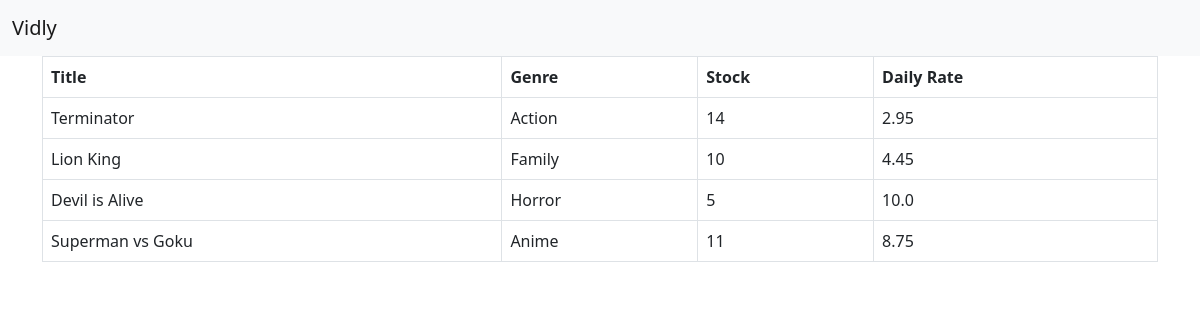
Page /movies/ on the committed database.
### movies/models.py (models this page shows)
class Movie(models.Model):
    title = models.CharField(max_length=255)
    release_year = models.IntegerField()
    number_in_stock = models.IntegerField()
    daily_rate = models.FloatField()
    genre = models.ForeignKey(Genre, on_delete=models.CASCADE)
    date_created = models.DateTimeField(default=timezone.now)

class Genre(models.Model):
    name = models.CharField(max_length=255)
    def __str__(self):
        return str(self.name)

### movies/views.py (the view)
# urls.py: path('', views.index, name='movies_index'),
def index(request):
    movies = Movie.objects.all()
    return render(request, 'movies/index.html', {'movies': movies})

### movies/templates/movies/index.html
{% extends 'base.html' %} {% block content %}
<table class="table table-bordered table-hover">
  <thead>
    <tr>
      <th>Title</th>
      <th>Genre</th>
      <th>Stock</th>
      <th>Daily Rate</th>
    </tr>
  </thead>
  <tbody>
    {% for movie in movies %}
    <tr>
      <td>{{movie.title}}</td>
      <td>{{movie.genre}}</td>
      <td>{{movie.number_in_stock}}</td>
      <td>{{movie.daily_rate}}</td>
    </tr>
    {% endfor %}
  </tbody>
</table>
{% endblock %}

### templates/base.html (shortened to what this page needs)
<!DOCTYPE html>
<html lang="en">
  <head>
    <link
      href="https://cdn.jsdelivr.net/npm/bootstrap@5.0.2/dist/css/bootstrap.min.css"
      rel="stylesheet"
    />
  </head>
  <body>
    <nav class="navbar navbar-light bg-light">
      <div class="container-fluid">
        <a class="navbar-brand" href="#">Vidly</a>
      </div>
    </nav>
    <main class="container">{% block content %} {% endblock %}</main>
  </body>
</html>

### rows in the picture
Movie: title "Terminator", genre "Action", number_in_stock "14", daily_rate "2.95"
Movie: title "Lion King", genre "Family", number_in_stock "10", daily_rate "4.45"
Movie: title "Devil is Alive", genre "Horror", number_in_stock "5", daily_rate "10.0"
Movie: title "Superman vs Goku", genre "Anime", number_in_stock "11", daily_rate "8.75"
